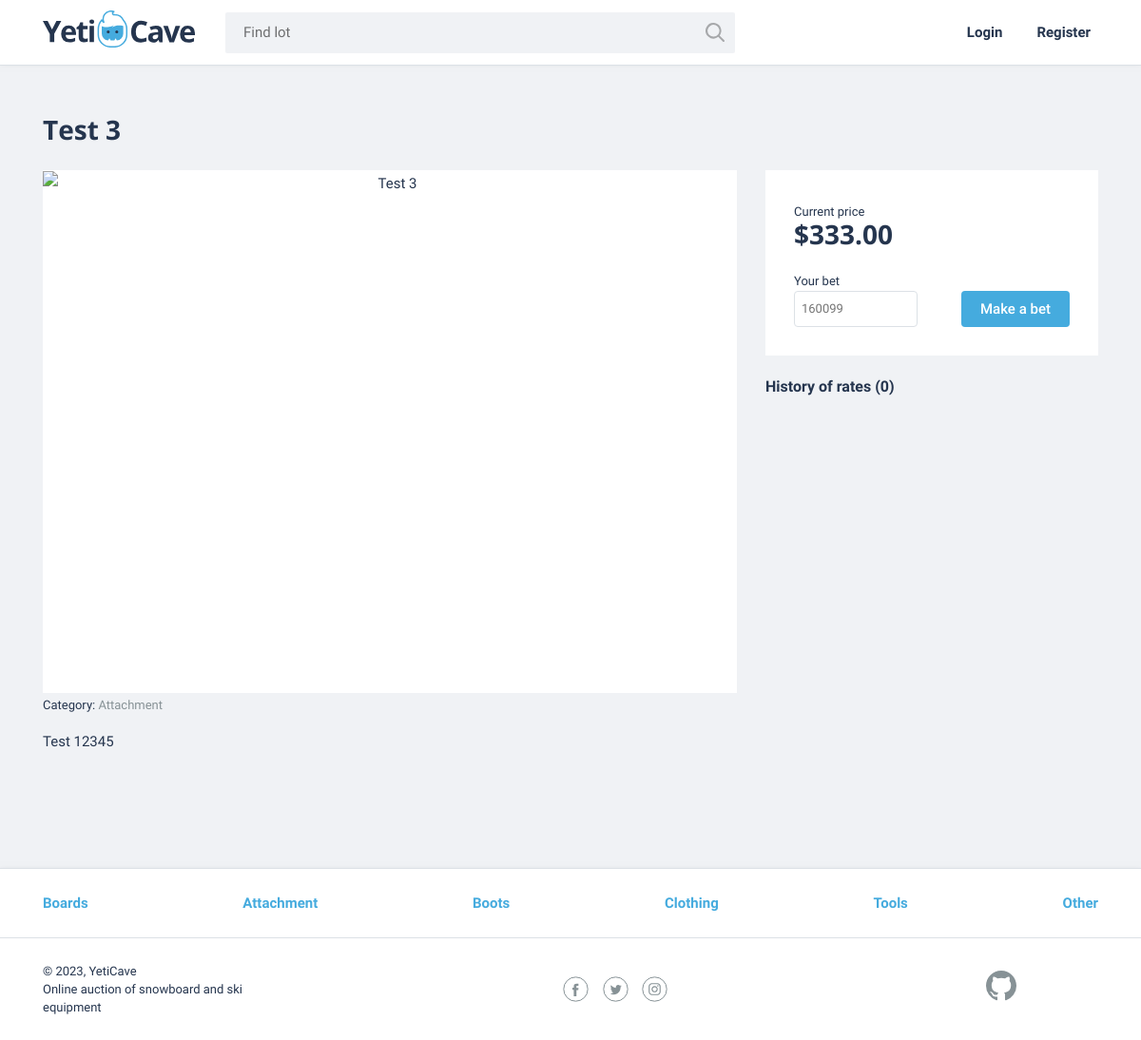
/listing/3, run on the app's committed database.
### auctions/models.py (models this page shows, shortened)
class Listing(models.Model):
    title = models.CharField(max_length=255)
    description = models.TextField()
    start_bid = models.DecimalField(max_digits=10, decimal_places=2)
    image_url = models.URLField()
    category = models.ForeignKey(Category, on_delete=models.CASCADE)
    creator = models.ForeignKey(User, on_delete=models.CASCADE)
    is_active = models.BooleanField(default=True)

class Category(models.Model):
    name = models.CharField(max_length=64)
    def __str__(self):
        return self.name

### auctions/views.py (the view)
# urls.py: path("listing/<int:listing_id>", views.listing, name="listing"),
def listing(request, listing_id):
    return render(request, "auctions/listing.html", {"listing": Listing.objects.get(pk=listing_id)})

### auctions/context_processors.py (called while the page is built)
def categories(request):
    categories = Category.objects.all()
    return {"categories": categories}

### auctions/templatetags/auctions_extras.py (called while the page is built)
@register.filter(name="usd")
def usd(value):
    return f"${value:,.2f}"

### auctions/templates/auctions/listing.html (shortened to what this page needs)
{% extends "auctions/layout.html" %}
{% load auctions_extras %}
{% block body %}
    <main>
        <section class="lot-item container">
            <h2>{{ listing.title }}</h2>
            <div class="lot-item__content">
                <div class="lot-item__left">
                    <div class="lot-item__image">
                        <img src="{{ listing.image_url }}" width="730" height="548" alt="{{ listing.title }}">
                    </div>
                    <div class="lot-item__footer">
                        <div class="lot-item__footer-top">
                            <p class="lot-item__category">
                                Category: <span>{{ listing.category }}</span>
                            </p>
                        </div>
                        <p class="lot-item__description">
                            {{ listing.description }}
                        </p>
                    </div>
                </div>
                <div class="lot-item__right">
                    <div class="bet">
                        <div class="lot-item__cost-state">
                            <div class="lot-item__rate">
                                <span class="lot-item__amount">Current price</span>
                                <span class="lot-item__cost">{{ listing.start_bid | usd}}</span>
                            </div>
                        </div>
                        <form action="/lots/2" method="post" class="bet__form ">
                            <div class="bet__form-item ">
                                <label for="cost">Your bet</label>
                                <input id="cost" class="input-cost" type="number" name="price" placeholder="160099">
                            </div>
                            <button type="submit" class="button">Make a bet</button>
                        </form>
                    </div>
                    <div class="history">
                        <h3>History of rates (<span>0</span>)</h3>
                    </div>
                </div>
            </div>
        </section>
    </main>
{% endblock %}

### auctions/templates/auctions/layout.html (shortened to what this page needs)
{% load static %}
<!DOCTYPE html>
<html lang="en">
<head>
    <link href="{% static 'auctions/css/normalize.min.css' %}" rel="stylesheet">
    <link href="{% static 'auctions/css/flatpickr.min.css' %}" rel="stylesheet">
    <link href="{% static 'auctions/css/styles.css' %}" rel="stylesheet">
</head>
<body>
    <header class="main-header">
        <div class="main-header__container container">
            <a href="/" class="main-header__logo">
                <img src="{% static 'auctions/img/logo.svg' %}" width="160" height="39" alt="YetiCave Logo">
            </a>
            <form method="get" action="/search" class="main-header__search">
                <input type="search" name="text" placeholder="Find lot">
                <button class="main-header__search-btn" type="submit">
                </button>
            </form>
            {% if user.is_authenticated %}
            <a class="main-header__add-lot button" href="{% url 'create_listing' %}">Create listing</a>
            <div class="user-menu__wrapper">
                <button class="button__menu-open menu-open">
                    <span class="menu-open__name">{{ user.username }}</span>
                    <img class="menu-open__image" src="{% static 'auctions/img/user.png' %}" width="32" height="32"
                        alt="User avatar">
                </button>
                <nav class="user-menu user-menu--login">
                    <a class="user-menu__bets" href="/my-bets">My bets</a>
                    <a class="user-menu__bets" href="{% url 'watchlist' %}">Watchlist</a>
                    <a class="user-menu__logout" href="{% url 'logout' %}">Logout</a>
                </nav>
            </div>
            {% else %}
            <nav class="user-menu">
                <ul class="user-menu__list">
                    <li class="user-menu__item">
                        <a href="{% url 'login' %}">Login</a>
                    </li>
                    <li class="user-menu__item">
                        <a href="{% url 'register' %}">Register</a>
                    </li>
                </ul>
            </nav>
            {% endif %}
        </div>
    </header>
    {% block body %}
    {% endblock %}
    <footer class="main-footer">
        <nav class="nav">
            <ul class="nav__list container">
                {% for category in categories %}
                    <li class="nav__item">
                        <a href="{{ category.id }}">
                            {{ category.name }}
                        </a>
                    </li>
                {% endfor %}
            </ul>
        </nav>
        <div class="main-footer__bottom container">
            <div class="main-footer__copyright">
                <p>© 2023, YetiCave</p>
                <p>Online auction of snowboard and ski equipment</p>
            </div>
            <div class="main-footer__social social">
                <a class="social__link social__link--facebook" href="#">Facebook
                </a><a class="social__link social__link--twitter" href="#">Twitter
                </a><a class="social__link social__link--instagram" href="#">Instagram
                </a>
            </div>
            <div class="main-footer__developed-by">
                <a class="logo-github" href="https://github.com/vFlicker">
                </a>
            </div>
        </div>
    </footer>
</body>
</html>

### data on the page
Listing: title "Test 3", category "Attachment", description "Test 12345", start_bid "$333.00"
Category: name "Boards"
Category: name "Attachment"
Category: name "Boots"
Category: name "Clothing"
Category: name "Tools"
Category: name "Other"
